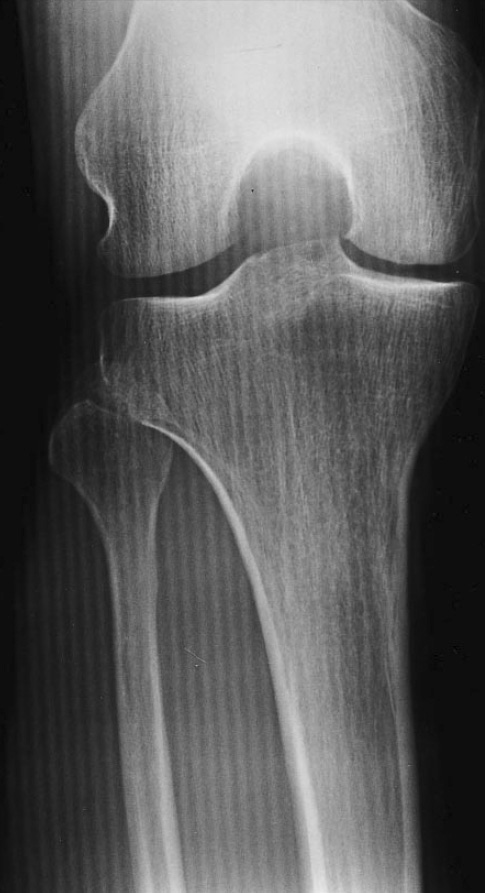
#> input picture assignment_1/OPTI536_Homework_1_Images/Moire_Example.jpg, 485 x 893 px
$ jupyter execute q3.ipynb
#> lines starting #> are read from the running program, lines starting #| are printed output that depends on the picture
[cell 1]
import numpy as np
import matplotlib.pyplot as plt
from scipy import fftpack
from PIL import Image
from scipy.signal import find_peaks
import cv2
from scipy.ndimage import maximum_filter

def load_and_process_image(filename):
    """Load and convert image to grayscale float"""
    img = Image.open(filename)
#> img is the input picture: PIL image 485x893 L; min 1, max 235, mean 92.9
    return np.array(img) / 255.0

def compute_fft_spectrum(image):
    """Compute 2D FFT and shift DC to center"""
    f_transform = fftpack.fft2(image)
    f_transform_shifted = fftpack.fftshift(f_transform)
    spectrum = np.abs(f_transform_shifted)
    return f_transform_shifted, spectrum

def find_spectrum_peaks(spectrum, threshold_rel=0.5):
    """Find peaks in the spectrum excluding the DC component"""
    # Get center coordinates
    center_y, center_x = spectrum.shape[0] // 2, spectrum.shape[1] // 2

    # Convert to log scale for better peak detection
    log_spectrum = np.log(spectrum + 1)

    # Create a mask to exclude the center region
    mask = np.ones_like(log_spectrum, dtype=bool)
    center_radius = 20
    mask[center_y-center_radius:center_y+center_radius,
         center_x-center_radius:center_x+center_radius] = False

    # Find local maxima
    peaks = np.array(np.where(mask & (log_spectrum == maximum_filter(log_spectrum, size=20)))).T

    # Sort peaks by magnitude and get top N
    peak_values = log_spectrum[peaks[:, 0], peaks[:, 1]]
    sorted_indices = np.argsort(peak_values)[::-1]
    peaks = peaks[sorted_indices]

    return peaks[:2]  # Return top 4 peaks

def create_notch_filter(shape, peaks, D0):
    """
    Create notch filter following H[k,ℓ] = 1 - exp(-1/(2*D0^2)*[(k-k0)^2 + (ℓ-ℓ0)^2])

    Parameters:
    shape: Tuple of image dimensions (rows, cols)
    peaks: Array of peak coordinates [(y1,x1), (y2,x2), ...]
    D0: Filter parameter (width of the notch)
    """
    rows, cols = shape
    center_y, center_x = rows // 2, cols // 2

    # Create coordinate grids relative to center
    k, l = np.ogrid[-center_y:rows-center_y, -center_x:cols-center_x]

    # Initialize filter as ones
    H = np.ones((rows, cols))

    # Create individual notch filters for each peak
    for peak_y, peak_x in peaks:
        # Get k0, l0 as coordinates relative to center
        k0 = peak_y - center_y
        l0 = peak_x - center_x

        # Create notch filter according to formula
        H_notch = 1 - np.exp(-1 / (2 * D0**2) * ((k - k0)**2 + (l - l0)**2))

        # Create symmetric notch (for negative frequencies)
        # H_notch_symmetric = 1 - np.exp(-1 / (2 * D0**2) * ((k + k0)**2 + (l + l0)**2))

        # Multiply with existing filter (element-wise multiplication)
        # H = H * H_notch * H_notch_symmetric
        H = H * H_notch

    return H

def apply_filter_and_inverse(f_transform, notch_filter):
    """Apply filter and compute inverse FFT"""
    filtered_spectrum = f_transform * notch_filter
    filtered_image = np.real(fftpack.ifft2(fftpack.ifftshift(filtered_spectrum)))
    return filtered_image

def plot_results(original, spectrum, peaks, notch_filter, filtered_image):
    """Plot all results in a comprehensive figure"""
    fig, axes = plt.subplots(2, 3, figsize=(15, 10))

    # Original image
    axes[0, 0].imshow(original, cmap='gray')
    axes[0, 0].set_title('Original Image')
    axes[0, 0].axis('off')

    # Log spectrum with peaks
    log_spectrum = np.log(spectrum + 1)
    axes[0, 1].imshow(log_spectrum, cmap='gray')
    axes[0, 1].scatter(peaks[:, 1], peaks[:, 0], c='r', marker='x')
    axes[0, 1].set_title('Log Spectrum with Peaks')
    # axes[0, 1].axis('off')

    # Notch filter
    axes[0, 2].imshow(notch_filter, cmap='gray')
    axes[0, 2].set_title('Notch Filter')


    # Filtered image
    axes[1, 0].imshow(filtered_image, cmap='gray')
    axes[1, 0].set_title('Filtered Image')
    axes[1, 0].axis('off')

    # Difference image
    difference = original - filtered_image
    axes[1, 1].imshow(difference, cmap='gray')
    axes[1, 1].set_title('Difference Image')
    axes[1, 1].axis('off')

    # Keep the last subplot empty or use it for additional analysis
    axes[1, 2].axis('off')

    plt.tight_layout()
    return fig

# Main execution
if __name__ == "__main__":
    # Load image
    image = load_and_process_image('OPTI536_Homework_1_Images/Moire_Example.jpg')
    print(image.shape)
#| (893, 485)
    # Compute FFT
    f_transform, spectrum = compute_fft_spectrum(image)

    # Find peaks
    peaks = find_spectrum_peaks(spectrum)
#> in find_spectrum_peaks, `log_spectrum = np.log(spectrum + 1)`:
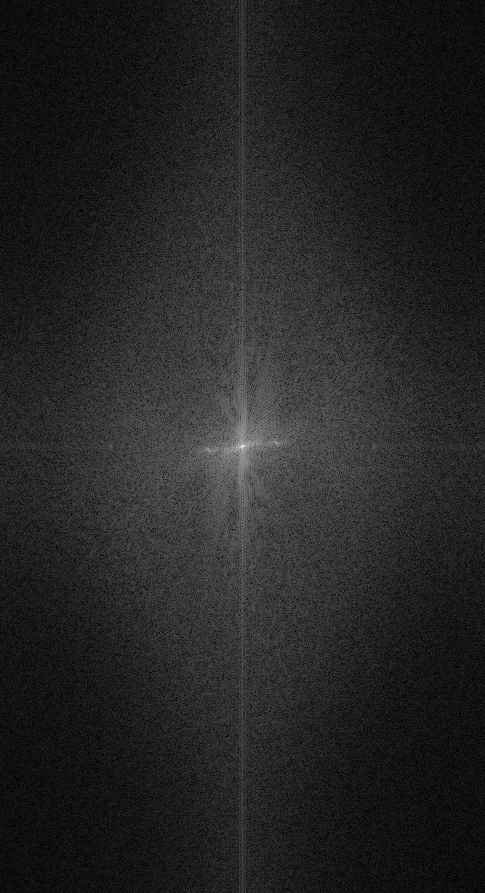
#> log_spectrum: shape (893, 485) float64; min 0.00343, max 11.97, mean 1.74; drawn with min black and max white
#> in find_spectrum_peaks, `peaks = np.array(np.where(mask & (log_spectrum == maximum_filter(log_s..`: peaks = 852 pairs, first value 0 to 892, second value 0 to 484
#> in find_spectrum_peaks, `peak_values = log_spectrum[peaks[:, 0], peaks[:, 1]]`: peak_values = 852 values, max 7.64 at index 435, min 1.28 at index 11, mean 2.57
#> in find_spectrum_peaks, `sorted_indices = np.argsort(peak_values)[::-1]`: sorted_indices = 852 values, max 851 at index 454, min 0 at index 455, mean 425.5
#> peaks = [[450, 209], [442, 275]]
    print(peaks)
#| [[450 209]
#|  [442 275]]

    # Create notch filter
    notch_filter = create_notch_filter(image.shape, peaks, D0=7)
#> the loop in create_notch_filter, `for peak_y, peak_x in peaks:` made 2 passes
#> (peak_y, peak_x, k0, l0) on passes 1 to 2: (450, 209, 4, -33), (442, 275, -4, 33)
#> pass 1, in create_notch_filter, `H_notch = 1 - np.exp(-1 / (2 * D0**2) * ((k - k0)**2 + (l - l0)**2))`:
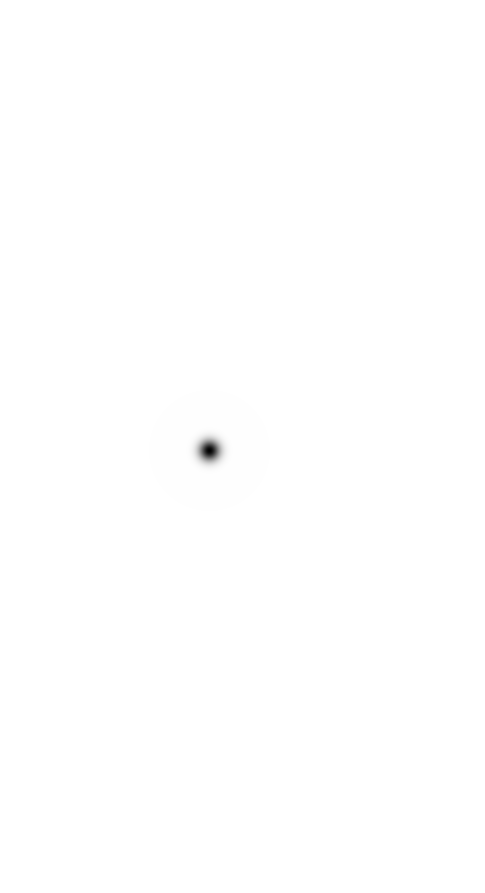
#> H_notch: shape (893, 485) float64; min 0, max 1, mean 0.999

    # Apply filter and get filtered image
    filtered_image = apply_filter_and_inverse(f_transform, notch_filter)

    # Plot results
    fig = plot_results(image, spectrum, peaks, notch_filter, filtered_image)
#> in plot_results, `difference = original - filtered_image`:
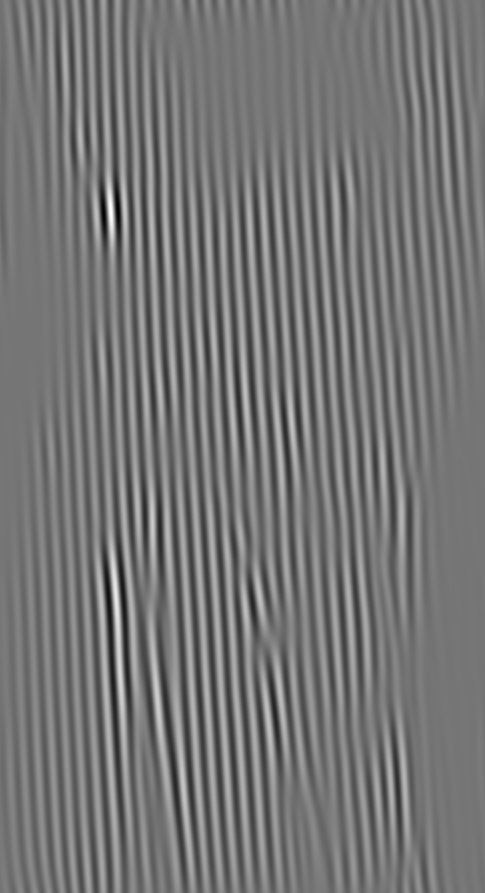
#> difference: shape (893, 485) float64; min -0.0675, max 0.0786, mean 9.24e-06; drawn with min black and max white
    plt.show()
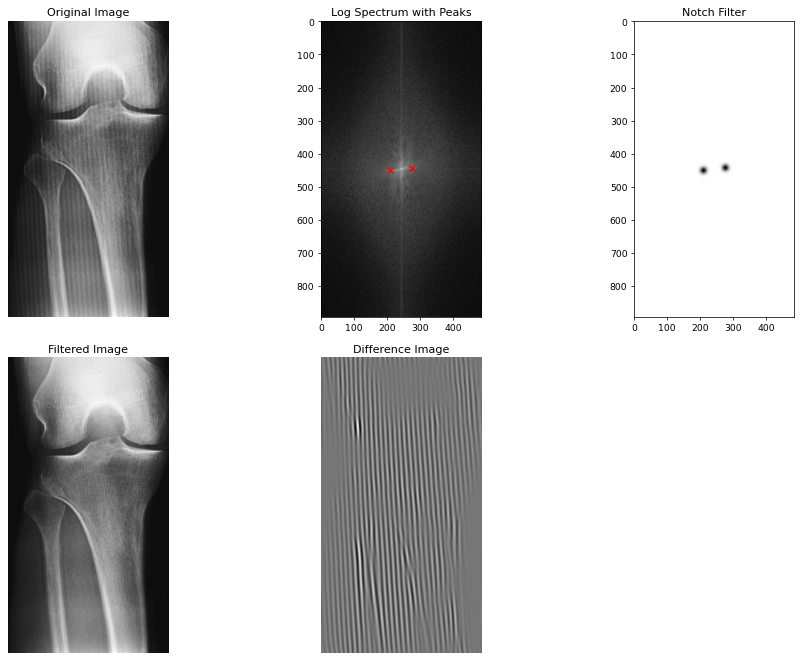
#> figure drawn by matplotlib, 5 panels

# What do you see?
# Subtract your result from the original image and plot the difference image.

[cell 2]
import numpy as np
import matplotlib.pyplot as plt
from mpl_toolkits.mplot3d import Axes3D

def plot_spectrum_peaks_3d(spectrum, peaks, window_size=20):
    """
    Create 3D visualization of spectrum peaks

    Parameters:
    spectrum: 2D array of the Fourier spectrum
    peaks: Array of peak coordinates [(y1,x1), (y2,x2), ...]
    window_size: Size of the window around each peak to plot
    """
    # Convert to log scale for better visualization
    log_spectrum = np.log(spectrum + 1)

    fig = plt.figure(figsize=(10, 7))
    # Plot full spectrum in first subplot
    ax_full = fig.add_subplot(111, projection='3d')
    Y, X = np.meshgrid(np.arange(spectrum.shape[0]),
                      np.arange(spectrum.shape[1]),
                      indexing='ij')
    ax_full.plot_surface(X, Y, log_spectrum, cmap='viridis')
    ax_full.set_title('Full fourier Spectrum')
    ax_full.view_init(elev=30, azim=45)  # Change angles for better visibility
    ax_full.set_xlabel('X')
    ax_full.set_ylabel('Y')
    ax_full.set_zlabel('log10 intensity')

    # **Zoom in by adjusting limits**
    # ax_full.set_xlim(-1, 1)  # Crop X range
    # ax_full.set_ylim(-1, 1)  # Crop Y range
    # ax_full.set_zlim(-0.5, 1)  # Adjust Z range

    # **Change camera distance (lower = closer)**
    ax_full.dist = 8  # Default is ~10, lower values zoom in

    # **Maintain aspect ratio for better zoom effect**
    ax_full.set_box_aspect([1, 1, 1])  # Adjust aspect ratio
    ax_full.set_facecolor('grey')

    return fig

# Example usage
if __name__ == "__main__":
    # Assuming you have already computed the spectrum and found peaks
    # from your previous code
    image = load_and_process_image('OPTI536_Homework_1_Images/Moire_Example.jpg')
    f_transform, spectrum = compute_fft_spectrum(image)
    peaks = find_spectrum_peaks(spectrum)

    # Create 3D visualization
    fig = plot_spectrum_peaks_3d(spectrum, peaks)
#> in plot_spectrum_peaks_3d, `ax_full.plot_surface(X, Y, log_spectrum, cmap='viridis')`:
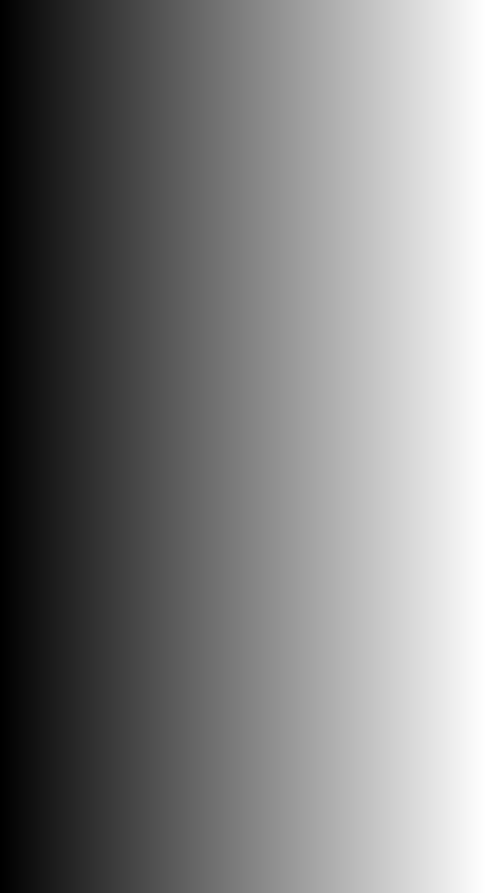
#> X: shape (893, 485) int64; min 0, max 484, mean 242; drawn with min black and max white
    plt.show()
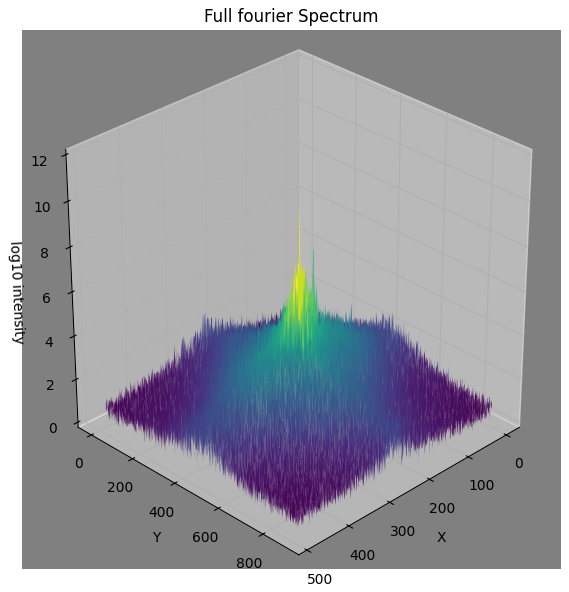
#> figure drawn by matplotlib, 1 panel

    filtered_spectrum = f_transform * notch_filter
    fig2 = plot_spectrum_peaks_3d(filtered_spectrum, peaks)
    plt.show()
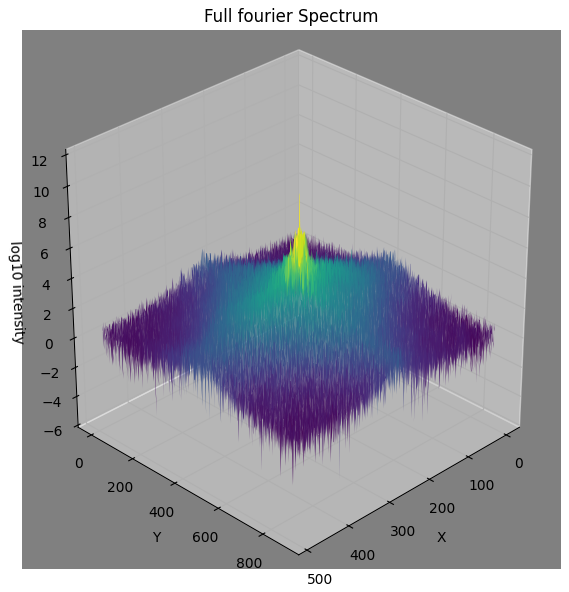
#> figure drawn by matplotlib, 1 panel

[cell 3]
# todo, compare different d0 vlaue eg, 1,5,10,15,20
def compare_different_d0_value(image, peaks, f_transform, d0_values):
    results = {}

    for D0 in d0_values:
        # Apply custom bilateral filter
        # Create notch filter
        notch_filter = create_notch_filter(image.shape, peaks, D0=D0)

        # Apply filter and get filtered image
        filtered_image = apply_filter_and_inverse(f_transform, notch_filter)

        # For comparison with MATLAB's imbilatfilt
        title = f'notch_filter (D0={D0})'
        results[title] = filtered_image

    return results

def plot_D0s_results(image, filtered_results):
    """
    Plot bilateral filter results with custom filters in row 1 and skimage filters in row 2

    Parameters:
    image: Original input image
    filtered_results: Dictionary of filtered images with parameter descriptions
    """
    fig, axes = plt.subplots(1, 6, figsize=(20, 8))

    # Plot original image in both rows
    axes[0].imshow(image, cmap='gray')
    axes[0].set_title('Original Image')
    axes[0].axis('off')


    # Plot custom results in first row
    for idx, (title, img) in enumerate(filtered_results.items()):
        axes[idx + 1].imshow(img, cmap='gray')
        axes[idx + 1].set_title(title)
        axes[idx + 1].axis('off')

    plt.tight_layout()
    return fig

[cell 4]
d0_values = [1,5,10,50,100]
results= compare_different_d0_value(image,peaks,f_transform,d0_values)
#> after the loop in compare_different_d0_value, `for D0 in d0_values:`: results = 5 items
#> results = 5 items
plot_D0s_results(image,results)
#> the loop in plot_D0s_results, `for idx, (title, img) in enumerate(filtered_results.items()):` made 5 passes
#> title on passes 1 to 5: 'notch_filter (D0=1)', 'notch_filter (D0=5)', 'notch_filter (D0=10)', 'notch_filter (D0=50)', 'notch_filter (D0=100)'
plt.show()
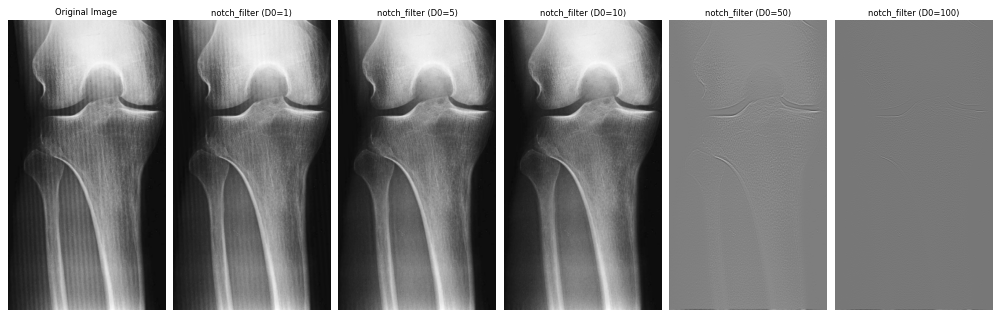
#> figure drawn by matplotlib, 6 panels

[cell 5]
# compare different location peak / shift around your notch filter in fourier space and plot the results
# todo, compare different d0 vlaue eg, 1,5,10,15,20
def compare_different_peak_location(image, peaks, f_transform, d0, y_shift, x_shift):
    results = {}

    for x_offset in x_shift:
        for y_offset in y_shift:
            # Create notch filter
            offset = np.array([y_offset, x_offset])  # Replace dx, dy with your desired offset values
            offseted_peaks = peaks + offset
            print(f'{peaks} -> {offseted_peaks}')
            notch_filter = create_notch_filter(image.shape, offseted_peaks, D0=d0)

            # Apply filter and get filtered image
            filtered_image = apply_filter_and_inverse(f_transform, notch_filter)

            # For comparison with MATLAB's imbilatfilt
            title = f'offseted_notch_filter (dx={x_offset}, dy={y_offset}))'
            results[title] = filtered_image
            notch_title = f'offseted_notch_filter location {offseted_peaks}))'
            results[notch_title] = notch_filter

    return results


def plot_offsets_results(filtered_results):
    """
    Plot bilateral filter results with custom filters in row 1 and skimage filters in row 2.

    Parameters:
    filtered_results: Dictionary of filtered images with parameter descriptions.
    """
    fig, axes = plt.subplots(3, 6, figsize=(12, 12))  # Adjust size for better visibility
    axes = axes.ravel()  # Flatten 3x3 grid into a 1D array for easy iteration

    for idx, (title, img) in enumerate(filtered_results.items()):
        if idx >= 18:  # Prevent overflow if more than 9 images
            break
        axes[idx].imshow(img, cmap='gray')
        axes[idx].set_title(title, fontsize=10)
        # axes[idx].axis('off')

    plt.tight_layout()
    return fig

[cell 6]
y_shift = [1,10,50]
x_shift = [1,10,50]

results_2= compare_different_peak_location(image,peaks,f_transform, 7, y_shift, x_shift)
#> the loop in compare_different_peak_location, `for x_offset in x_shift:` made 3 passes
#> (printed output is left out)
#> after the loop in compare_different_peak_location, `for x_offset in x_shift:`: results = 18 items
#> results_2 = 18 items
plot_offsets_results(results_2)
#> the loop in plot_offsets_results, `for idx, (title, img) in enumerate(filtered_results.items()):` made 18 passes
#> title on passes 1, 3, 5, 7, 9, 11, 13, 15, 17: 'offseted_notch_filter (dx=1, dy=1))', 'offseted_notch_filter (dx=1, dy=10))', 'offseted_notch_filter (dx=1, dy=50))', 'offseted_notch_filter (dx=10, dy=1))', 'offseted_notch_filter (dx=10, dy=10))', 'offseted_notch_filter (dx=10, dy=50))', 'offseted_notch_filter (dx=50, dy=1))', 'offseted_notch_filter (dx=50, dy=10))', 'offseted_notch_filter (dx=50, dy=50))'
plt.show()
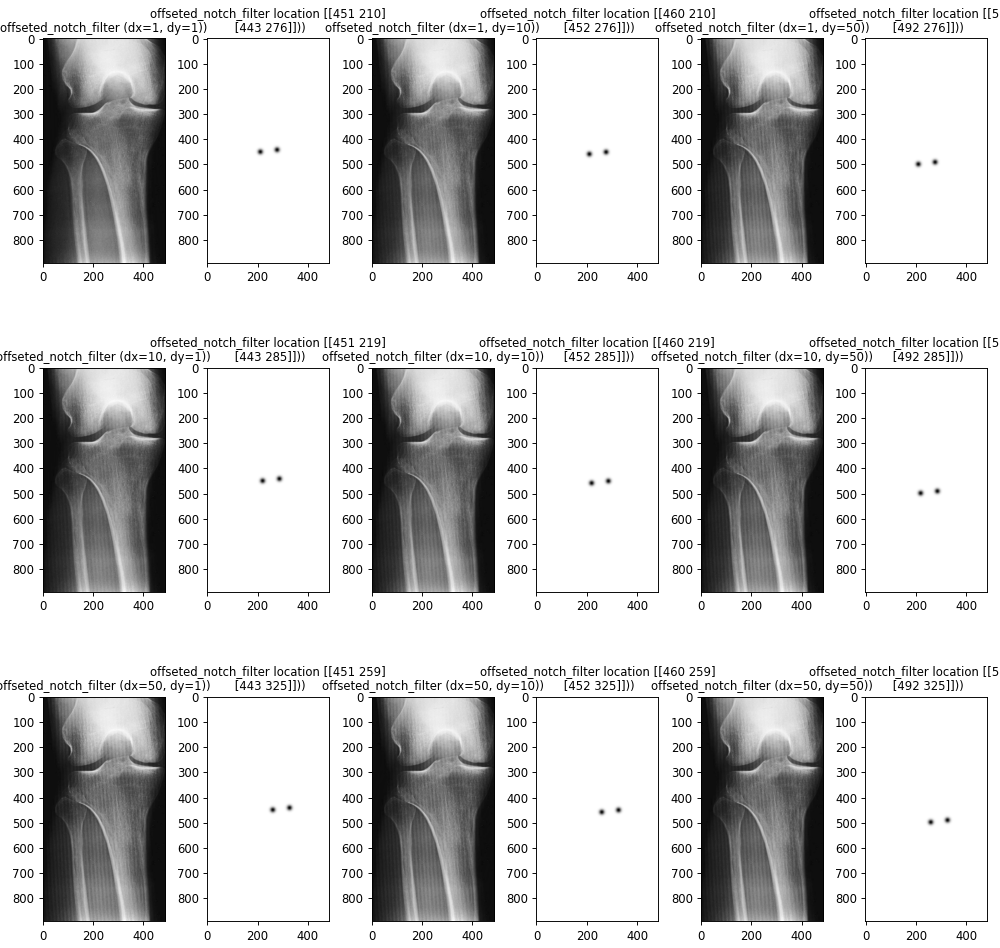
#> figure drawn by matplotlib, 18 panels
